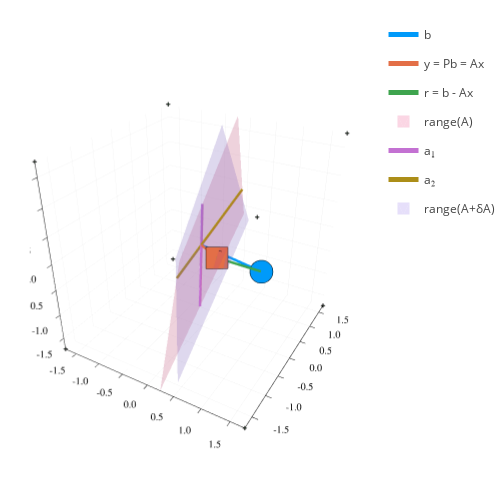

This figure's notebook cell:
### Code cell
p = plot_ls_diagram(A, b)
v = A * randn(2)
v̄ = 0.1 * v / norm(v)
Ã = [A[:,1]+(v̄ × A[:,1]) A[:,2]+(v̄ × A[:,2])]
corners = Float64[[-1,-1,-1] [ 1,-1,-1] [-1, 1,-1] [ 1, 1,-1] [-1,-1, 1] [ 1,-1, 1] [-1, 1, 1] [ 1, 1, 1]];
cycle = [1, 2, 4, 3, 7, 8, 6, 5, 1]
cube = polyhedron(vrep(corners'), lib)
triangle = [[2.0, 0.0] [-1.0, sqrt(3.)] [-1.0, -sqrt(3)]]*4
Q, _ = qr(Ã, ColumnNorm())
plot!(p, size=(500,500))
Qtrivert = Q[:,1:2]*triangle
Qtri = polyhedron(vrep((Q[:,1:2]*triangle)'), lib)
isect = hcat(points(vrep(intersect(cube, Qtri)))...)*scale
plot!(p,isect[1,:],isect[2,:],isect[3,:],st=:mesh3d
    , l = 0
    , fillalpha=0.5
    , label="range(A+δA)"
    )

### Figure 1 — Plotly figure (JSON) as saved in the notebook; plotly's stock layout.template omitted (floating-point values rounded to 4 significant figures)
{"data": [{"colorbar": {"title": ""}, "hoverinfo": "text", "legendgroup": "b", "line": {"color": "rgba(0, 154, 250, 1.000)", "dash": "solid", "shape": "linear", "width": 5}, "mode": "lines", "name": "b", "scene": "scene", "showlegend": true, "text": ["b:<br>+1.59<br>-1.14<br>+0.61", "b:<br>+1.59<br>-1.14<br>+0.61"], "type": "scatter3d", "x": [0, 1.585], "xaxis": "x", "y": [0, -1.137], "yaxis": "y", "z": [0, 0.6111], "zaxis": "z", "zmax": null, "zmin": null}, {"colorbar": {"title": ""}, "legendgroup": "", "line": {"color": "rgba(0, 154, 250, 1.000)", "dash": "solid", "shape": "linear", "width": 5}, "marker": {"color": "rgba(0, 154, 250, 1.000)", "line": {"color": "rgba(0, 0, 0, 1.000)", "width": 1}, "size": 8, "symbol": "octagon"}, "mode": "lines+markers", "name": "", "scene": "scene", "showlegend": false, "type": "scatter3d", "x": [1.585], "xaxis": "x", "y": [-1.137], "yaxis": "y", "z": [0.6111], "zaxis": "z", "zmax": null, "zmin": null}, {"colorbar": {"title": ""}, "legendgroup": "", "marker": {"color": "rgba(62, 164, 78, 1.000)", "line": {"color": "rgba(0, 0, 0, 1.000)", "width": 1}, "size": 2, "symbol": "cross"}, "mode": "markers", "name": "", "scene": "scene", "showlegend": false, "type": "scatter3d", "x": [-1.744, 1.744, -1.744, 1.744, -1.744, 1.744, -1.744, 1.744], "xaxis": "x", "y": [-1.744, -1.744, 1.744, 1.744, -1.744, -1.744, 1.744, 1.744], "yaxis": "y", "z": [-1.744, -1.744, -1.744, -1.744, 1.744, 1.744, 1.744, 1.744], "zaxis": "z", "zmax": null, "zmin": null}, {"colorbar": {"title": ""}, "hoverinfo": "text", "legendgroup": "y = Pb = Ax", "line": {"color": "rgba(227, 111, 71, 1.000)", "dash": "solid", "shape": "linear", "width": 5}, "mode": "lines", "name": "y = Pb = Ax", "scene": "scene", "showlegend": true, "text": ["x:<br>+0.83<br>+0.96<br>y:<br>+1.05<br>-1.42<br>+0.81", "x:<br>+0.83<br>+0.96<br>y:<br>+1.05<br>-1.42<br>+0.81"], "type": "scatter3d", "x": [0, 1.051], "xaxis": "x", "y": [0, -1.417], "yaxis": "y", "z": [0, 0.8145], "zaxis": "z", "zmax": null, "zmin": null}, {"colorbar": {"title": ""}, "legendgroup": "", "line": {"color": "rgba(227, 111, 71, 1.000)", "dash": "solid", "shape": "linear", "width": 5}, "marker": {"color": "rgba(227, 111, 71, 1.000)", "line": {"color": "rgba(0, 0, 0, 1.000)", "width": 1}, "size": 8, "symbol": "square"}, "mode": "lines+markers", "name": "", "scene": "scene", "showlegend": false, "type": "scatter3d", "x": [1.051], "xaxis": "x", "y": [-1.417], "yaxis": "y", "z": [0.8145], "zaxis": "z", "zmax": null, "zmin": null}, {"colorbar": {"title": ""}, "hoverinfo": "text", "legendgroup": "r = b - Ax", "line": {"color": "rgba(62, 164, 78, 1.000)", "dash": "solid", "shape": "linear", "width": 5}, "mode": "lines", "name": "r = b - Ax", "scene": "scene", "showlegend": true, "text": ["r:<br>+0.53<br>+0.28<br>-0.20", "r:<br>+0.53<br>+0.28<br>-0.20"], "type": "scatter3d", "x": [1.051, 1.585], "xaxis": "x", "y": [-1.417, -1.137], "yaxis": "y", "z": [0.8145, 0.6111], "zaxis": "z", "zmax": null, "zmin": null}, {"color": "rgba(237, 94, 147, 0.500)", "colorbar": {"title": ""}, "colorscale": [[0, "rgba(237, 94, 147, 0.500)"], [1, "rgba(237, 94, 147, 0.500)"]], "hoverinfo": "none", "name": "range(A)", "opacity": 0.5, "scene": "scene", "showlegend": true, "showscale": false, "type": "mesh3d", "x": [0.2483, -1.575, 1.575, -0.2483], "xaxis": "x", "y": [-1.744, 1.744, -1.744, 1.744], "yaxis": "y", "z": [-1.744, -1.744, 1.744, 1.744], "zaxis": "z", "zmax": null, "zmin": null}, {"colorbar": {"title": ""}, "hoverinfo": "text", "legendgroup": "a₁", "line": {"color": "rgba(195, 113, 210, 1.000)", "dash": "solid", "shape": "linear", "width": 5}, "mode": "lines", "name": "a₁", "scene": "scene", "showlegend": true, "text": ["a₁:<br>+0.65<br>-1.16<br>+0.13", "a₁:<br>+0.65<br>-1.16<br>+0.13"], "type": "scatter3d", "x": [-0.9846, 0.9846], "xaxis": "x", "y": [1.744, -1.744], "yaxis": "y", "z": [-0.1917, 0.1917], "zaxis": "z", "zmax": null, "zmin": null}, {"colorbar": {"title": ""}, "hoverinfo": "text", "legendgroup": "a₂", "line": {"color": "rgba(172, 142, 24, 1.000)", "dash": "solid", "shape": "linear", "width": 5}, "mode": "lines", "name": "a₂", "scene": "scene", "showlegend": true, "text": ["a₂:<br>+0.53<br>-0.48<br>+0.74", "a₂:<br>+0.53<br>-0.48<br>+0.74"], "type": "scatter3d", "x": [-1.253, 1.253], "xaxis": "x", "y": [1.128, -1.128], "yaxis": "y", "z": [-1.744, 1.744], "zaxis": "z", "zmax": null, "zmin": null}, {"colorbar": {"title": ""}, "legendgroup": "", "line": {"color": "rgba(0, 0, 0, 1.000)", "dash": "solid", "shape": "linear", "width": 1}, "mode": "lines", "name": "", "scene": "scene", "showlegend": false, "type": "scatter3d", "x": [0.9965, 1.081, 1.135], "xaxis": "x", "y": [-1.344, -1.3, -1.373], "yaxis": "y", "z": [0.7726, 0.7406, 0.7826], "zaxis": "z", "zmax": null, "zmin": null}, {"colorbar": {"title": ""}, "legendgroup": "", "line": {"color": "rgba(0, 0, 0, 1.000)", "dash": "solid", "shape": "linear", "width": 1}, "mode": "lines", "name": "", "scene": "scene", "showlegend": false, "type": "scatter3d", "x": [1.056, 1.139, 1.135], "xaxis": "x", "y": [-1.364, -1.321, -1.373], "yaxis": "y", "z": [0.8995, 0.8675, 0.7826], "zaxis": "z", "zmax": null, "zmin": null}, {"color": "rgba(155, 127, 233, 0.500)", "colorbar": {"title": ""}, "colorscale": [[0, "rgba(155, 127, 233, 0.500)"], [1, "rgba(155, 127, 233, 0.500)"]], "hoverinfo": "none", "name": "range(A+δA)", "opacity": 0.5, "scene": "scene", "showlegend": true, "showscale": false, "type": "mesh3d", "x": [0.4842, -1.569, 1.569, -0.4842], "xaxis": "x", "y": [-1.585, 1.585, -1.585, 1.585], "yaxis": "y", "z": [-1.585, -1.585, 1.585, 1.585], "zaxis": "z", "zmax": null, "zmin": null}], "layout": {"annotations": [], "height": 500, "legend_position": {"bgcolor": "rgba(255, 255, 255, 1.000)", "bordercolor": "rgba(0, 0, 0, 1.000)", "borderwidth": 1, "font": {"color": "rgba(0, 0, 0, 1.000)", "family": "sans-serif", "size": 11}, "title": {"font": {"color": "rgba(0, 0, 0, 1.000)", "family": "sans-serif", "size": 15}, "text": ""}, "tracegroupgap": 0, "traceorder": "normal", "x": 1, "xanchor": "auto", "y": 1, "yanchor": "auto"}, "margin": {"b": 20, "l": 0, "r": 0, "t": 20}, "paper_bgcolor": "rgba(255, 255, 255, 1.000)", "plot_bgcolor": "rgba(255, 255, 255, 1.000)", "scene": {"camera": {"eye": {"x": 1.126, "y": -1.95, "z": 1.3}}, "domain": {"x": [0.07899, 0.9921], "y": [0.0301, 0.9921]}, "xaxis": {"gridcolor": "rgba(0, 0, 0, 0.100)", "gridwidth": 0.5, "linecolor": "rgba(0, 0, 0, 1.000)", "mirror": false, "range": [-1.744, 1.744], "showgrid": true, "showline": true, "showticklabels": true, "tickangle": 0, "tickcolor": "rgb(0, 0, 0)", "tickfont": {"color": "rgba(0, 0, 0, 1.000)", "family": "sans-serif", "size": 11}, "tickmode": "array", "ticks": "inside", "ticktext": ["-1.5", "-1.0", "-0.5", "0.0", "0.5", "1.0", "1.5"], "tickvals": [-1.5, -1, -0.5, 0, 0.5, 1, 1.5], "title": "", "titlefont": {"color": "rgba(0, 0, 0, 1.000)", "family": "sans-serif", "size": 15}, "type": "-", "visible": true, "zeroline": false, "zerolinecolor": "rgba(0, 0, 0, 1.000)"}, "yaxis": {"gridcolor": "rgba(0, 0, 0, 0.100)", "gridwidth": 0.5, "linecolor": "rgba(0, 0, 0, 1.000)", "mirror": false, "range": [-1.744, 1.744], "showgrid": true, "showline": true, "showticklabels": true, "tickangle": 0, "tickcolor": "rgb(0, 0, 0)", "tickfont": {"color": "rgba(0, 0, 0, 1.000)", "family": "sans-serif", "size": 11}, "tickmode": "array", "ticks": "inside", "ticktext": ["-1.5", "-1.0", "-0.5", "0.0", "0.5", "1.0", "1.5"], "tickvals": [-1.5, -1, -0.5, 0, 0.5, 1, 1.5], "title": "", "titlefont": {"color": "rgba(0, 0, 0, 1.000)", "family": "sans-serif", "size": 15}, "type": "-", "visible": true, "zeroline": false, "zerolinecolor": "rgba(0, 0, 0, 1.000)"}, "zaxis": {"gridcolor": "rgba(0, 0, 0, 0.100)", "gridwidth": 0.5, "linecolor": "rgba(0, 0, 0, 1.000)", "mirror": false, "range": [-1.744, 1.744], "showgrid": true, "showline": true, "showticklabels": true, "tickangle": 0, "tickcolor": "rgb(0, 0, 0)", "tickfont": {"color": "rgba(0, 0, 0, 1.000)", "family": "sans-serif", "size": 11}, "tickmode": "array", "ticks": "inside", "ticktext": ["-1.5", "-1.0", "-0.5", "0.0", "0.5", "1.0", "1.5"], "tickvals": [-1.5, -1, -0.5, 0, 0.5, 1, 1.5], "title": "", "titlefont": {"color": "rgba(0, 0, 0, 1.000)", "family": "sans-serif", "size": 15}, "type": "-", "visible": true, "zeroline": false, "zerolinecolor": "rgba(0, 0, 0, 1.000)"}}, "showlegend": true, "width": 500}}
